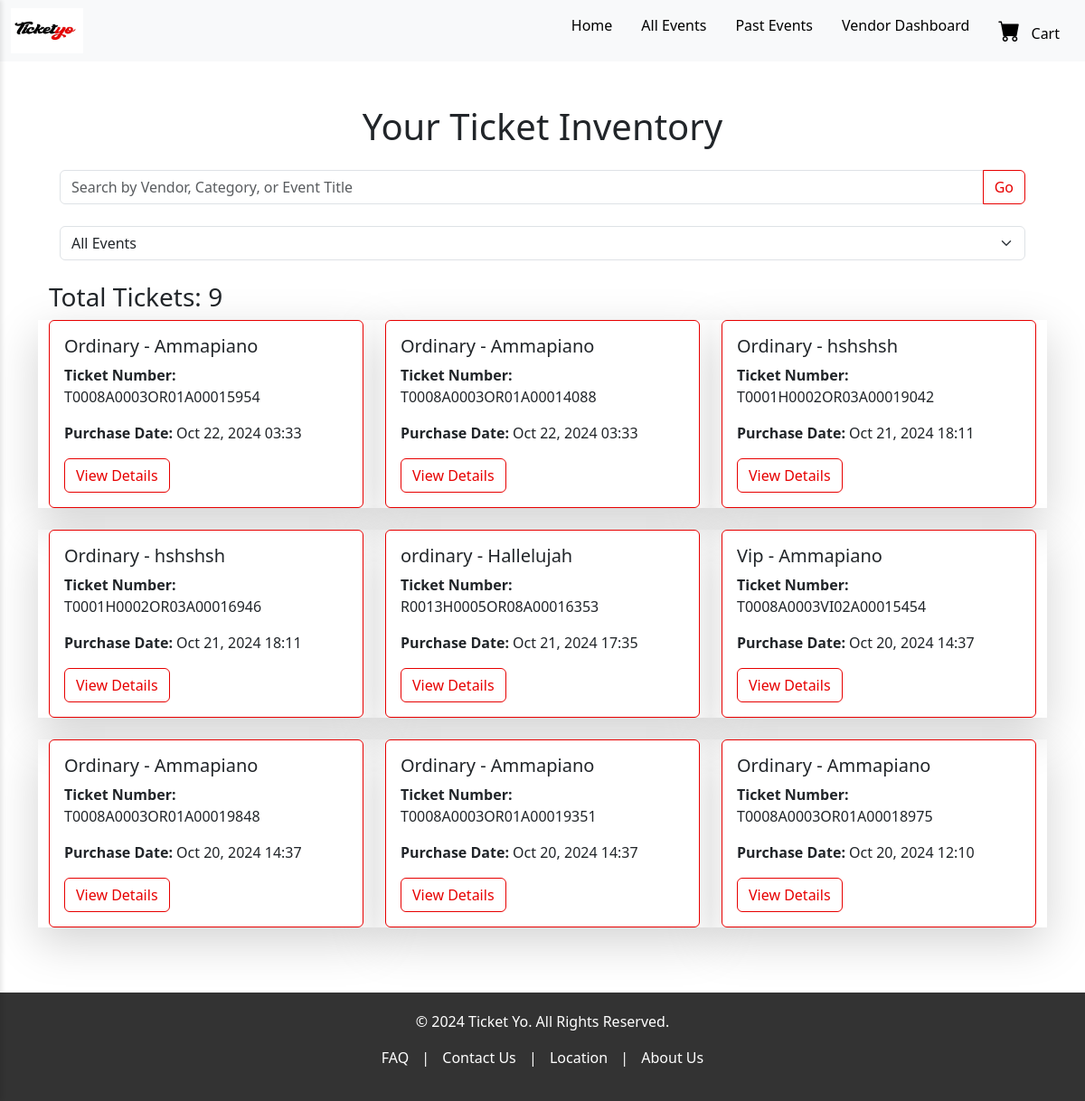
The page /pos/inventory/ (signed in) on the database as committed earlier.
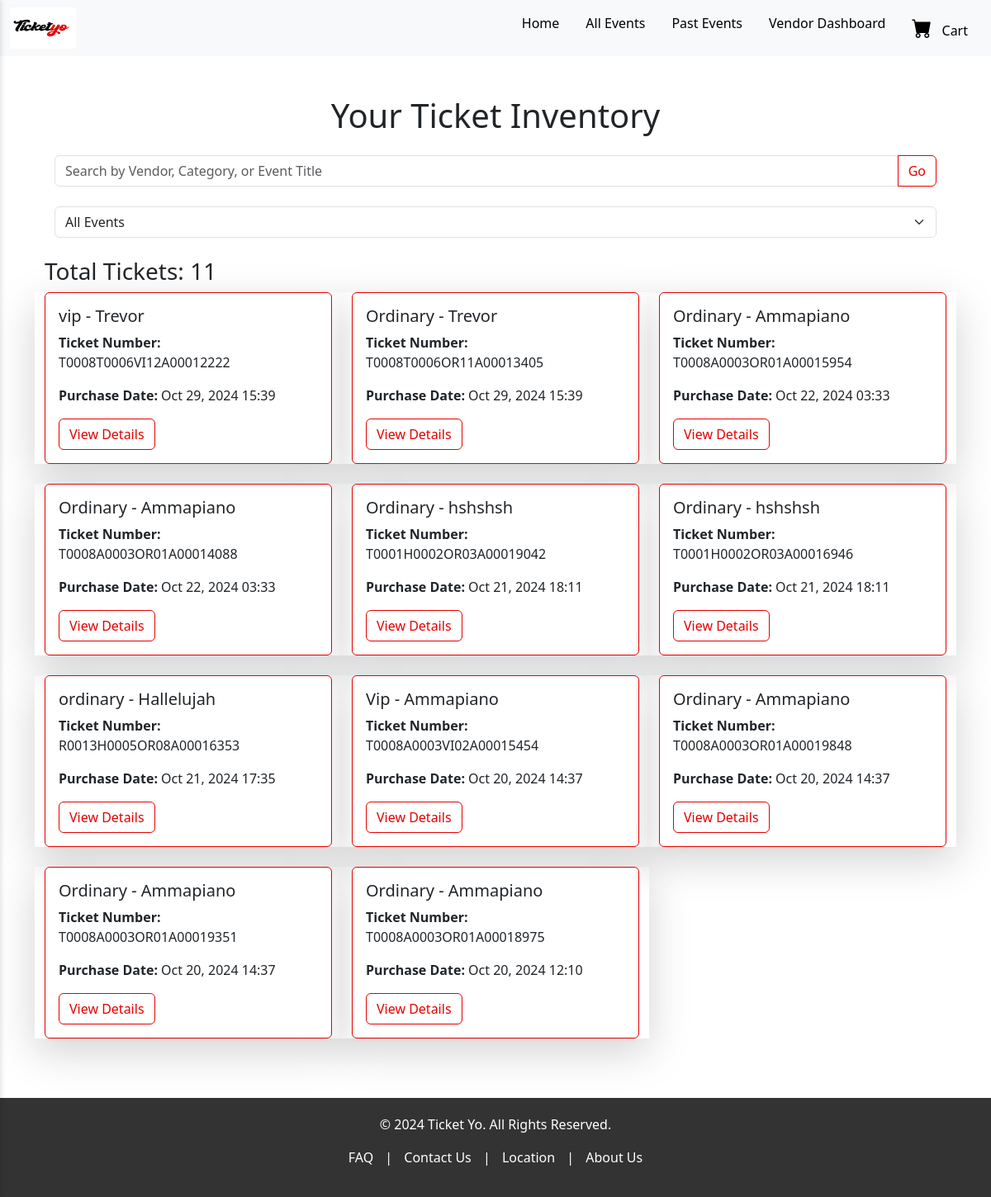
The same page on the database as committed later.
### tickets/models.py (models this page shows, shortened)
class Ticket(models.Model):
    ENTITY_TYPE_CHOICES = [
        ('customer', 'Customer'),
        ('vendor', 'Vendor'),
        ('pos_agent', 'pos_agent'),
    ]
    event = models.ForeignKey(Event, on_delete=models.CASCADE, related_name='tickets')
    ticket_category = models.ForeignKey(TicketCategory, on_delete=models.CASCADE, null=True, blank=True)
    customer_username = models.CharField(max_length=255, blank=True, null=True)  # Buyer info
    user = models.ForeignKey(settings.AUTH_USER_MODEL, on_delete=models.CASCADE, related_name='tickets')  # Vendor info
    ticket_number = models.CharField(max_length=20, unique=True)
    purchase_date = models.DateTimeField(auto_now_add=True)
    qr_code = models.ImageField(upload_to='qr_codes/', blank=True)
    entity_type = models.CharField(max_length=10, choices=ENTITY_TYPE_CHOICES)  # Buyer type
    verified = models.BooleanField(default=False)
    verified_by = models.ForeignKey(settings.AUTH_USER_MODEL, on_delete=models.SET_NULL, null=True, blank=True, related_name='verified_tickets')  # POS Agent info for verification
    generated_by = models.ForeignKey(settings.AUTH_USER_MODEL, on_delete=models.SET_NULL, null=True, blank=True, related_name='generated_tickets')

### events/models.py (models this page shows, shortened)
class TicketCategory(models.Model):
    event = models.ForeignKey(Event, on_delete=models.CASCADE, related_name='ticket_categories')  # Mandatory, linked to Event
    category_title = models.CharField(max_length=100)  # Required field
    category_price = models.DecimalField(max_digits=10, decimal_places=2)  # Required field
    category_tickets_available = models.PositiveIntegerField()  # Required field
    category_tickets_sold = models.PositiveIntegerField(default=0)  # New field to track tickets sold in this category

class Event(models.Model):
    STATUS_CHOICES = [
        ('pending', 'Pending'),
        ('approved', 'Approved'),
        ('rejected', 'Rejected'),
    ]
    user = models.ForeignKey(settings.AUTH_USER_MODEL, on_delete=models.CASCADE, related_name='events')
    poster = models.ImageField(upload_to='event_posters/')
    title = models.CharField(max_length=200)
    description = models.TextField()
    category = models.CharField(max_length=100)
    start_date = models.DateTimeField()
    end_date = models.DateTimeField(null=True, blank=True)
    venue_name = models.CharField(max_length=100)
    regular_price = models.DecimalField(max_digits=10, decimal_places=2)
    sale_price = models.DecimalField(max_digits=10, decimal_places=2, null=True, blank=True)
    tickets_available = models.PositiveIntegerField(null=True, blank=True)
    tickets_sold = models.PositiveIntegerField(default=0)
    status = models.CharField(max_length=10, choices=STATUS_CHOICES, default='pending')
    adminaction = models.ForeignKey(settings.AUTH_USER_MODEL, on_delete=models.SET_NULL, null=True, blank=True, editable=False)

### pos/views.py (the view)
# urls.py: path('inventory/', views.inventory_view, name='pos_inventory'),
@login_required
def inventory_view(request):
    tickets = Ticket.objects.filter(generated_by=request.user).order_by('-purchase_date')
    events = Ticket.objects.filter(generated_by=request.user).values_list('event', flat=True).distinct()
    event_queryset = Event.objects.filter(id__in=events)  # Get Event instances based on the IDs
    context = {
        'tickets': tickets,
        'events': event_queryset,
    }
    return render(request, 'pos/inventory.html', context)

### templates/pos/inventory.html (shortened to what this page needs)
{% extends 'frontend/base.html' %}
{% load static %}
{% block content %}
<div class="container mt-5">
    <h1 class="text-center">Your Ticket Inventory</h1>
<div class="container mt-4">
    <div class="text-center mb-4">
        <div class="input-group">
            <input type="text" id="search" class="form-control" placeholder="Search by Vendor, Category, or Event Title" onkeyup="filterTickets()">
            <button class="btn btn-outline-danger" type="submit">Go</button>
        </div>
    </div>
    <div class="text-center mt-3">
        <select id="eventFilter" class="form-select" onchange="filterTickets()">
            <option value="">All Events</option>
        </select>
    </div>
</div>
    <div id="ticketCards" class="row">
        {% if tickets %}
            <div class="col-12 mt-4">
                <h3>Total Tickets: {{ tickets.count }}</h3>
                <div class="row">
                    {% for ticket in tickets %}
                        <div class="col-md-4 mb-4 ticket-card shadow-lg" data-event-id="{{ ticket.event.id }}">
                            <div class="card" style="border: 1px solid #e70000;">
                                <div class="card-body">
                                    <h5 class="card-title">{{ ticket.ticket_category.category_title }} - {{ ticket.event.title }}</h5>
                                    <p><strong>Ticket Number:</strong> {{ ticket.ticket_number }}</p>
                                    <p><strong>Purchase Date:</strong> {{ ticket.purchase_date|date:"M d, Y H:i" }}</p>
                                    <a href="{% url 'ticket_receipt' ticket.id %}" class="btn btn-outline-danger">View Details</a>
                                </div>
                            </div>
                        </div>
                    {% endfor %}
                </div>
            </div>
        {% else %}
            <p class="text-muted mt-5">No tickets found in your inventory.</p>
        {% endif %}
    </div>
</div>
{% endblock %}

### templates/frontend/base.html (shortened to what this page needs)
<!DOCTYPE html>
<html lang="en">
<head>
    {% load static %}
    <link href="{% static 'frontend/base.css' %}" rel="stylesheet">
    <link href="https://cdn.jsdelivr.net/npm/bootstrap@5.3.0/dist/css/bootstrap.min.css" rel="stylesheet">
    <link href="https://cdn.jsdelivr.net/npm/bootstrap-icons@1.10.5/font/bootstrap-icons.css" rel="stylesheet">
    <link rel="stylesheet" href="https://cdnjs.cloudflare.com/ajax/libs/font-awesome/6.0.0-beta3/css/all.min.css">
</head>
<body>
    <nav class="navbar navbar-expand-lg d-none d-lg-flex sticky-top bg-light">
        <div class="container-fluid">
            <div class="d-flex align-items-center">
                <div class="logo">
                    <img src="{% static 'frontend/logo.jpg' %}" alt="Logo" style="height: 50px; width: 80px;">
                </div>
            </div>
            <ul class="nav ms-auto">
                <li class="nav-item">
                    <a href="{% url 'homepage' %}" class="nav-link text-black">Home</a>
                </li>
                {% if user.is_authenticated %}
                <li class="nav-item">
                    <a href="{% url 'all_events' %}" class="nav-link text-black">All Events</a>
                </li>
                {% else %}
                <li class="nav-item">
                    <a href="{% url 'all_events' %}" class="nav-link text-black">All Events</a>
                </li>
                {% endif %}
                <li class="nav-item">
                    <a href="{% url 'past_events' %}" class="nav-link text-black">Past Events</a>
                </li>
                {% if user.is_authenticated and user.is_vendor %}
                <li class="nav-item">
                    <a href="{% url 'dashboard' %}" class="nav-link text-black">Vendor Dashboard</a>
                </li>
                {% endif %}
                <li class="nav-item">
                    <a href="{% url 'view_cart' %}" class="nav-link text-black">
                        <i class="bi bi-cart-fill fs-4 me-2"></i> Cart</a>
                </li>
            </ul>
        </div>
    </nav>
    <div class="container main-content">
        {% block content %}{% endblock %}
    </div>
    <footer class="footer mt-5">
        <p>&copy; 2024 Ticket Yo. All Rights Reserved.</p>
        <p>
            <a href="#">FAQ</a> |
            <a href="#">Contact Us</a> |
            <a href="#">Location</a> |
            <a href="#">About Us</a>
        </p>
    </footer>
</body>
</html>

### static/frontend/base.css (style rules this page uses)
body { font-family: 'Roboto', sans-serif; margin: 0; padding: 0; }
.nav-link { padding: 10px 15px; color: black; text-decoration: none; font-size: 1rem; display: block; transition: background-color 0.3s ease, color 0.3s ease; }
.main-content { margin-left: 0; }
.footer { background-color: #333; color: white; padding: 20px 0; text-align: center; }
.footer a { color: white; text-decoration: none; margin: 0 10px; }
.input-group { display: flex; align-items: center; width: 100%; }

### templates/pos/inventory.html (style rules this page uses)
.btn-outline-danger { border-color: #e70000; color: #e70000; }
.card { border: 1px solid #e70000; }

Rows that differ between the two databases and show on the page:
added Ticket: ticket_category.category_title "vip", event "Trevor", ticket_number "T0008T0006VI12A00012222", purchase_date "Oct 29, 2024 15:39"
added Ticket: ticket_category.category_title "Ordinary", event "Trevor", ticket_number "T0008T0006OR11A00013405", purchase_date "Oct 29, 2024 15:39"
Other text that changed with them:
{{ tickets.count }}: "9" → "11"
